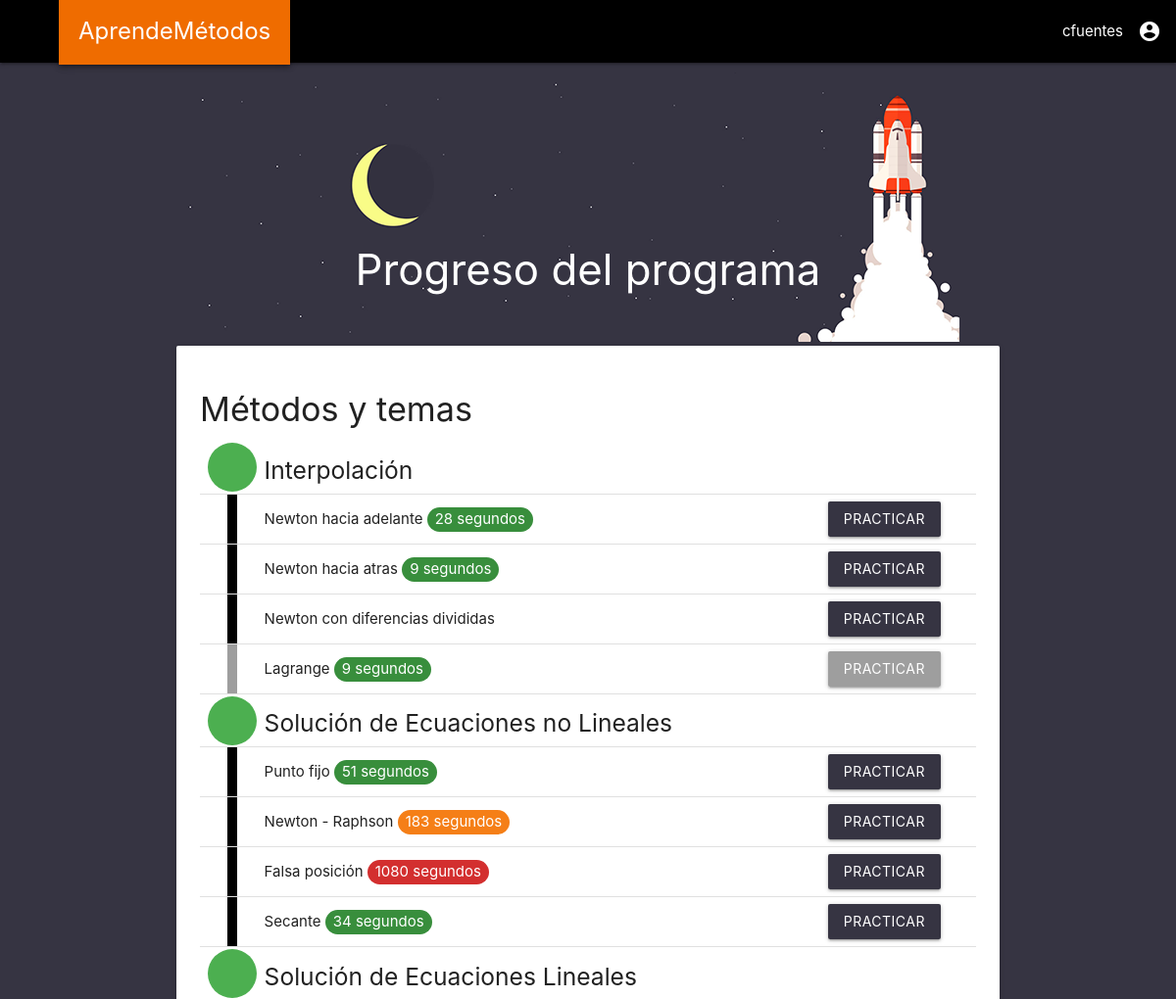
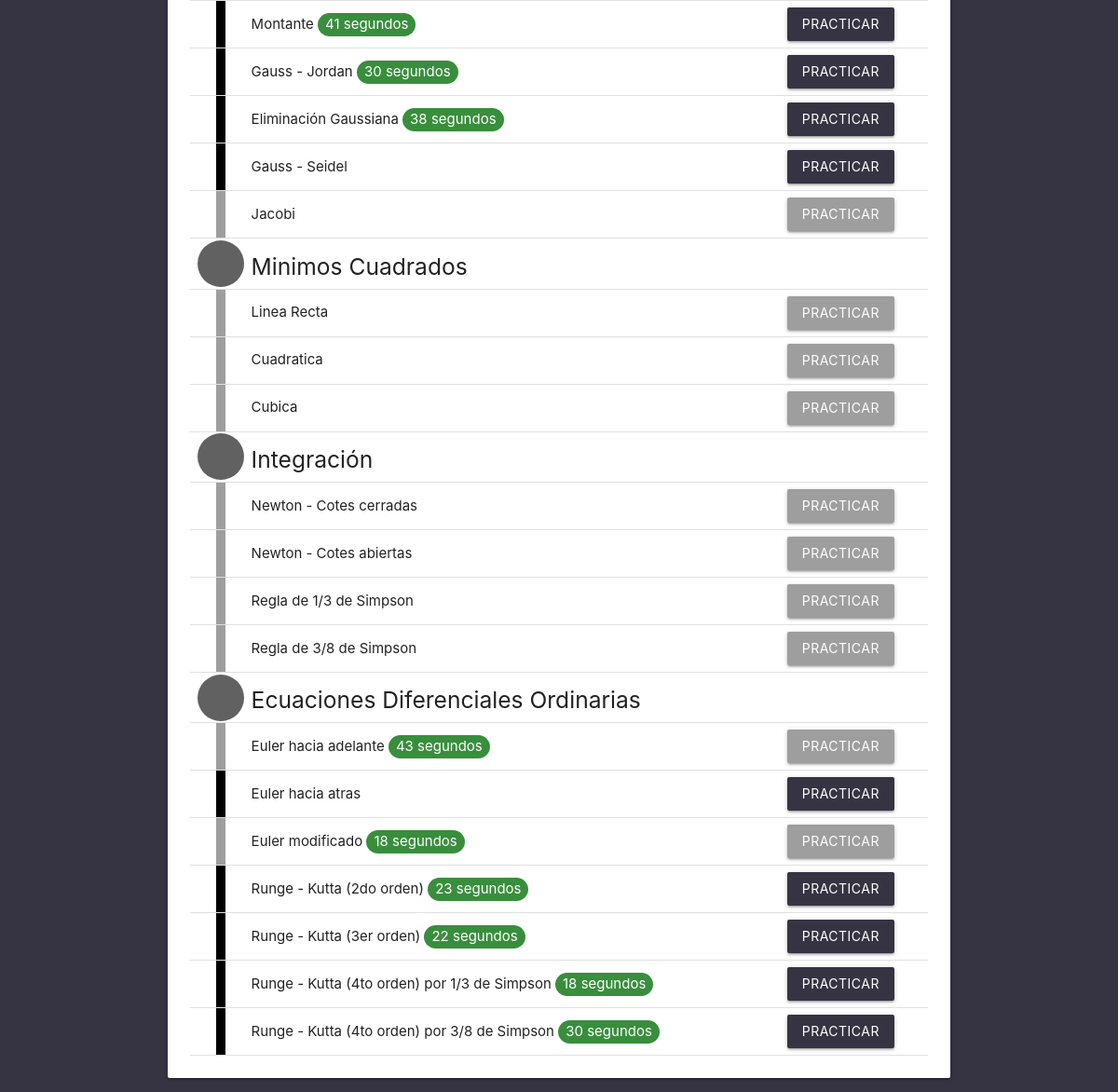
The app's page / (signed in) with its own data (2 pictures, top to bottom).
### gainspend/models.py (models this page shows)
class Method(models.Model):
    field_id = models.IntegerField(db_column='_id', primary_key=True, blank=True)
    name = models.TextField(blank=True, null=True)
    is_subject = models.BooleanField(blank=True, null=True)
    preface_name = models.TextField(blank=True, null=True)

### gainspend/views/base_views.py (the view)
# urls.py: path('',views.main_dashboard, name='main_dashboard'),
@login_required
def main_dashboard(request):
    methods = Method.objects.all()
    completed_list = []
    seconds_list = []
    second_tag_colors = []
    for method in methods:
        user_methods = UserMethod.objects.filter(user=request.user, method=method)
        completed = len(user_methods)
        if completed >= 1:
            completed_list.append(True)
            seconds = user_methods.order_by('-seconds').first().seconds
            seconds_list.append(seconds)
            if seconds <= 120:
                second_tag_colors.append("green")
            elif seconds <= 240:
                second_tag_colors.append("yellow darken-4")
            else:
                second_tag_colors.append("red")
        else:
            completed_list.append(False)
            seconds_list.append(0)
            second_tag_colors.append("")
    completed_list.insert(0,True)
    methods_list = zip(methods, completed_list, seconds_list, second_tag_colors)
    context = {
        "methods_list": methods_list
    }
    return render(request, 'gainspend/pages/main_dashboard.html', context)

### gainspend/templates/gainspend/pages/main_dashboard.html (shortened to what this page needs)
{% extends "../base/base_main.html" %}
{% load humanize %}
{% load static %}
{% block stylesheets %}
  {{ block.super }}
  <link rel="stylesheet" href="{% static 'gainspend/main_dashboard.css' %}">
{% endblock stylesheets %}
{% block content_center %}
<div class="container">
  <div class="dashboard_title" style="background-image: url({% static 'images/32.png' %})">
    <div class="card-title">
      <h3 style ="margin:0px;">Progreso del programa</h3>
    </div>
  </div>
  <div class="card">
    <div class="card-content">
      <div class="card-title">
        <h4>Métodos y temas</h4>
      </div>
      <table class="progress_table">
        <tbody>
          {% for method, completed, seconds, tag_color in methods_list %}
          <tr>
            {% if method.is_subject %}
              {% if completed %}
                <td><div class="center-align subject_circle green"></div></td>
                <td><h5>{{ method.name }} </h5></td>
                <td></td>
              {% else %}
                <td><div class="center-align subject_circle grey darken-2"></div></td>
                <td><h5>{{ method.name }} </h5></td>
                <td></td>
              {% endif %}
            {% else %}
              {% if completed %}
                <td><div class="method_line black"></div></td>
                <td>{{ method.name }}
                  {% if seconds > 0 %}
                    <span class="second_tag {{tag_color}} darken-2 white-text">{{seconds}} segundos</span>
                  {% endif %}
                </td>
                <td><a href="/preface_{{ method.preface_name }}"><div class="btn dark-purple">Practicar</div></a></td>
              {% else %}
                <td><div class="method_line grey"></div></td>
                <td>{{ method.name }}
                  {% if seconds > 0 %}
                    <span class="second_tag {{tag_color}} darken-2 white-text">{{seconds}} segundos</span>
                  {% endif %}
                </td>
                <td><a href="/preface_{{ method.preface_name }}"><div class="btn grey">Practicar</div></a></td>
              {% endif %}
            {% endif %}
          </tr>
          {% endfor %}
        </tbody>
      </table>
    </div>
  </div>
</div>
{% endblock content_center %}

### gainspend/templates/gainspend/base/base_main.html (shortened to what this page needs)
<!DOCTYPE html>
<html lang="en" dir="ltr">
  {% block head %}
  <head>
    {% block stylesheets %}
      {% include "gainspend/base/base_head_stylesheets.html" %}
    {% endblock stylesheets %}
  </head>
  {% endblock head %}
  {% block body %}
  <body class="dark-purple">
    {% block header %}
      {% include "gainspend/base/base_header.html" %}
    {% endblock header %}
    {% block content %}
      {% block content_center %}
      {% endblock content_center %}
    {% endblock content %}
  </body>
  {% endblock body %}
</html>

### gainspend/templates/gainspend/base/base_head_stylesheets.html
{% load static %}
<link rel="stylesheet" href="{% static 'vendor/materialize/css/materialize.min.css' %}">
<link rel="stylesheet" href="{% static 'vendor/datatables/datatables.min.css' %}">
<link rel="stylesheet" href="{% static 'vendor/material-icons/icon.css' %}">
<link rel="stylesheet" href="{% static 'gainspend/base/base.css' %}">

### gainspend/templates/gainspend/base/base_head_scripts.html (shortened to what this page needs)
{% load static %}

### gainspend/templates/gainspend/base/base_header.html (shortened to what this page needs)
<nav>
  <div class="nav-wrapper black">
    <a href="#" data-target="slide-out" class="sidenav-trigger" style="display: block;"><i class="material-icons black-text">menu</i></a>
    <a href="{% url 'main_dashboard' %}" class="base_header_logo z-depth-2 orange darken-3">AprendeMétodos</a>
    <ul id="nav-mobile" class="right">
      <li>
        <a class="dropdown-trigger" href="#!" data-target="settings_list">
          {{ request.user.username }}<i class="material-icons hide-on-small-only right">account_circle</i>
        </a>
      </li>
    </ul>
  </div>
</nav>

### gainspend/static/gainspend/base/base.css (style rules this page uses)
.dark-purple { background-color: #363442 !important; }
.base_header_logo { padding: 20px; font-size: x-large; }
.second_tag { border-radius: 14px; padding: 2px 8px 4px; }

### gainspend/static/gainspend/main_dashboard.css (style rules this page uses)
.dashboard_title { margin-top: 10px; height: 275px; color: white; margin-bottom: -4px; position: relative; text-align: center; padding-top: 178px; background-repeat: no-repeat; }
.progress_table td { padding: 0px; margin: 0px; }
.subject_circle { border-radius: 50%; height: 50px; width: 50px; margin: auto; }
.method_line { margin: auto; width: 10px; height: 50px; }

### records on screen
Method: name "Interpolación"
Method: name "Newton hacia adelante", seconds "28"
Method: name "Newton hacia atras", seconds "9"
Method: name "Newton con diferencias divididas"
Method: name "Lagrange", seconds "9"
Method: name "Solución de Ecuaciones no Lineales"
Method: name "Punto fijo", seconds "51"
Method: name "Newton - Raphson", seconds "183"
Method: name "Falsa posición", seconds "1080"
Method: name "Secante", seconds "34"
Method: name "Solución de Ecuaciones Lineales"
Method: name "Montante", seconds "41"
Method: name "Gauss - Jordan", seconds "30"
Method: name "Eliminación Gaussiana", seconds "38"
Method: name "Gauss - Seidel"
Method: name "Jacobi"
Method: name "Minimos Cuadrados"
Method: name "Linea Recta"
Method: name "Cuadratica"
Method: name "Cubica"
Method: name "Integración"
Method: name "Newton - Cotes cerradas"
Method: name "Newton - Cotes abiertas"
Method: name "Regla de 1/3 de Simpson"
Method: name "Regla de 3/8 de Simpson"
Method: name "Ecuaciones Diferenciales Ordinarias"
Method: name "Euler hacia adelante", seconds "43"
Method: name "Euler hacia atras"
Method: name "Euler modificado", seconds "18"
Method: name "Runge - Kutta (2do orden)", seconds "23"
Method: name "Runge - Kutta (3er orden)", seconds "22"
Method: name "Runge - Kutta (4to orden) por 1/3 de Simpson", seconds "18"
Method: name "Runge - Kutta (4to orden) por 3/8 de Simpson", seconds "30"

### other values on screen
{{ request.user.username }} "cfuentes"
